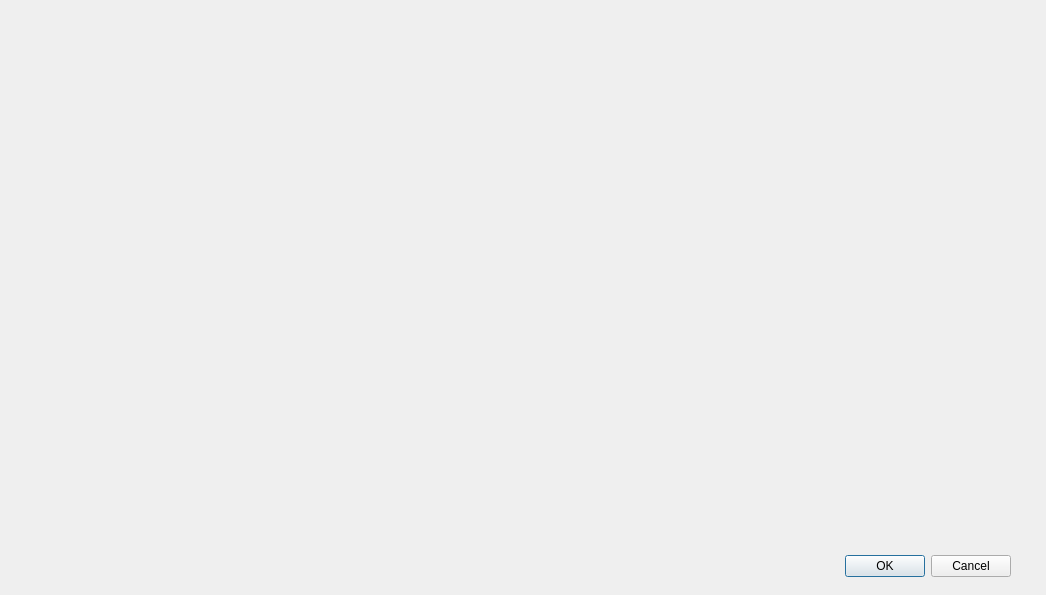
<?xml version="1.0" encoding="UTF-8"?>
<ui version="4.0">
 <class>Show_Database</class>
 <widget class="QDialog" name="Show_Database">
  <property name="geometry">
   <rect>
    <x>0</x>
    <y>0</y>
    <width>1046</width>
    <height>595</height>
   </rect>
  </property>
  <property name="windowTitle">
   <string>Dialog</string>
  </property>
  <widget class="QDialogButtonBox" name="buttonBox">
   <property name="geometry">
    <rect>
     <x>670</x>
     <y>550</y>
     <width>341</width>
     <height>32</height>
    </rect>
   </property>
   <property name="orientation">
    <enum>Qt::Horizontal</enum>
   </property>
   <property name="standardButtons">
    <set>QDialogButtonBox::Cancel|QDialogButtonBox::Ok</set>
   </property>
  </widget>
 </widget>
 <resources/>
 <connections>
  <connection>
   <sender>buttonBox</sender>
   <signal>accepted()</signal>
   <receiver>Show_Database</receiver>
   <slot>accept()</slot>
   <hints>
    <hint type="sourcelabel">
     <x>248</x>
     <y>254</y>
    </hint>
    <hint type="destinationlabel">
     <x>157</x>
     <y>274</y>
    </hint>
   </hints>
  </connection>
  <connection>
   <sender>buttonBox</sender>
   <signal>rejected()</signal>
   <receiver>Show_Database</receiver>
   <slot>reject()</slot>
   <hints>
    <hint type="sourcelabel">
     <x>316</x>
     <y>260</y>
    </hint>
    <hint type="destinationlabel">
     <x>286</x>
     <y>274</y>
    </hint>
   </hints>
  </connection>
 </connections>
</ui>
